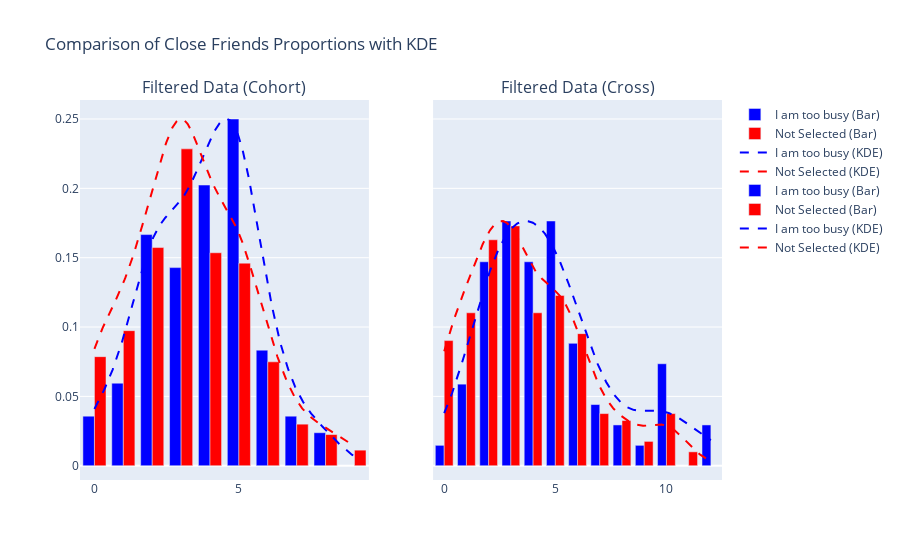

Write notebook code for a chart like this one.
### Code cell
import plotly.graph_objects as go
import numpy as np
from scipy.stats import gaussian_kde
from plotly.subplots import make_subplots

# Helper function to generate the plot for any dataset
def generate_kde_plot(filtered_data, title):
    # Group and count data by 'CONNECTION_social_barriers_too_busy' and 'CONNECTION_social_num_close_friends'
    grouped_data = (
        filtered_data.groupby(["CONNECTION_social_barriers_too_busy", "CONNECTION_social_num_close_friends"])
        .size()
        .reset_index(name="Count")
    )

    # Calculate proportions within each "Too Busy Status" group
    group_totals = grouped_data.groupby("CONNECTION_social_barriers_too_busy")["Count"].transform("sum")
    grouped_data["Proportion"] = grouped_data["Count"] / group_totals

    # Prepare the data for KDE calculation
    busy_data = filtered_data.loc[
        filtered_data["CONNECTION_social_barriers_too_busy"] == "I am too busy", 
        "CONNECTION_social_num_close_friends"
    ]
    not_busy_data = filtered_data.loc[
        filtered_data["CONNECTION_social_barriers_too_busy"] == "Not Selected", 
        "CONNECTION_social_num_close_friends"
    ]

    # Calculate KDE for both groups
    busy_kde = gaussian_kde(busy_data)
    not_busy_kde = gaussian_kde(not_busy_data)

    # Define the x-axis range for KDE
    x_range = np.linspace(
        min(filtered_data["CONNECTION_social_num_close_friends"]),
        max(filtered_data["CONNECTION_social_num_close_friends"]),
        500
    )

    # KDE values
    busy_kde_values = busy_kde(x_range)
    not_busy_kde_values = not_busy_kde(x_range)

    # Create the plot
    fig = go.Figure()

    # Add bar plots for proportions (side-by-side)
    for status, color in zip(["I am too busy", "Not Selected"], ["blue", "red"]):
        status_data = grouped_data[grouped_data["CONNECTION_social_barriers_too_busy"] == status]
        fig.add_trace(
            go.Bar(
                x=status_data["CONNECTION_social_num_close_friends"],
                y=status_data["Proportion"],
                name=f"{status} (Bar)",
                marker=dict(color=color),
            )
        )

    # Add KDE plots
    fig.add_trace(
        go.Scatter(
            x=x_range,
            y=busy_kde_values / busy_kde_values.max() * grouped_data["Proportion"].max(),  # Scale KDE
            mode="lines",
            line=dict(color="blue", dash="dash"),
            name="I am too busy (KDE)",
        )
    )
    fig.add_trace(
        go.Scatter(
            x=x_range,
            y=not_busy_kde_values / not_busy_kde_values.max() * grouped_data["Proportion"].max(),  # Scale KDE
            mode="lines",
            line=dict(color="red", dash="dash"),
            name="Not Selected (KDE)",
        )
    )

    # Update layout
    fig.update_layout(
        title=title,
        xaxis_title="Number of Close Friends",
        yaxis_title="Proportion",
        barmode="group",  # Keep bars side by side
        legend_title="Legend",
    )

    return fig

# Create a subplot with two columns
fig = make_subplots(
    rows=1, cols=2,
    subplot_titles=["Filtered Data (Cohort)", "Filtered Data (Cross)"],
    shared_yaxes=True  # Share y-axis to align the bars and KDE plots
)

# Generate and add traces for filtered_data_cohort (right subplot)
cohort_fig = generate_kde_plot(filtered_data_no_outliers_cohort, "Proportion of Close Friends with KDE: Cohort")
for trace in cohort_fig.data:
    fig.add_trace(trace, row=1, col=1)

# Generate and add traces for filtered_data_cross (left subplot)
cross_fig = generate_kde_plot(filtered_data_no_outliers_cross, "Proportion of Close Friends with KDE: Cross")
for trace in cross_fig.data:
    fig.add_trace(trace, row=1, col=2)

# Update layout for overall figure
fig.update_layout(
    title="Comparison of Close Friends Proportions with KDE",
    showlegend=True,
)

fig.show()

### Figure 1 — Plotly figure (JSON) as saved in the notebook; plotly's stock layout.template omitted (floating-point values rounded to 4 significant figures; data arrays with more than 128 entries replaced by an {"elided": "..."} marker saying what was removed)
{"data": [{"marker": {"color": "blue"}, "name": "I am too busy (Bar)", "type": "bar", "x": [0, 1, 2, 3, 4, 5, 6, 7, 8], "xaxis": "x", "y": [0.03571, 0.05952, 0.1667, 0.1429, 0.2024, 0.25, 0.08333, 0.03571, 0.02381], "yaxis": "y"}, {"marker": {"color": "red"}, "name": "Not Selected (Bar)", "type": "bar", "x": [0, 1, 2, 3, 4, 5, 6, 7, 8, 9], "xaxis": "x", "y": [0.07865, 0.09738, 0.1573, 0.2285, 0.1536, 0.1461, 0.07491, 0.02996, 0.02247, 0.01124], "yaxis": "y"}, {"line": {"color": "blue", "dash": "dash"}, "mode": "lines", "name": "I am too busy (KDE)", "type": "scatter", "x": {"elided": "500 float values"}, "xaxis": "x", "y": {"elided": "500 float values"}, "yaxis": "y"}, {"line": {"color": "red", "dash": "dash"}, "mode": "lines", "name": "Not Selected (KDE)", "type": "scatter", "x": {"elided": "500 float values"}, "xaxis": "x", "y": {"elided": "500 float values"}, "yaxis": "y"}, {"marker": {"color": "blue"}, "name": "I am too busy (Bar)", "type": "bar", "x": [0, 1, 2, 3, 4, 5, 6, 7, 8, 9, 10, 12], "xaxis": "x2", "y": [0.01471, 0.05882, 0.1471, 0.1765, 0.1471, 0.1765, 0.08824, 0.04412, 0.02941, 0.01471, 0.07353, 0.02941], "yaxis": "y2"}, {"marker": {"color": "red"}, "name": "Not Selected (Bar)", "type": "bar", "x": [0, 1, 2, 3, 4, 5, 6, 7, 8, 9, 10, 11], "xaxis": "x2", "y": [0.09023, 0.1103, 0.1629, 0.1729, 0.1103, 0.1228, 0.09524, 0.03759, 0.03258, 0.01754, 0.03759, 0.01003], "yaxis": "y2"}, {"line": {"color": "blue", "dash": "dash"}, "mode": "lines", "name": "I am too busy (KDE)", "type": "scatter", "x": {"elided": "500 float values"}, "xaxis": "x2", "y": {"elided": "500 float values"}, "yaxis": "y2"}, {"line": {"color": "red", "dash": "dash"}, "mode": "lines", "name": "Not Selected (KDE)", "type": "scatter", "x": {"elided": "500 float values"}, "xaxis": "x2", "y": {"elided": "500 float values"}, "yaxis": "y2"}], "layout": {"annotations": [{"font": {"size": 16}, "showarrow": false, "text": "Filtered Data (Cohort)", "x": 0.225, "xanchor": "center", "xref": "paper", "y": 1, "yanchor": "bottom", "yref": "paper"}, {"font": {"size": 16}, "showarrow": false, "text": "Filtered Data (Cross)", "x": 0.775, "xanchor": "center", "xref": "paper", "y": 1, "yanchor": "bottom", "yref": "paper"}], "showlegend": true, "title": {"text": "Comparison of Close Friends Proportions with KDE"}, "xaxis": {"anchor": "y", "domain": [0, 0.45]}, "xaxis2": {"anchor": "y2", "domain": [0.55, 1]}, "yaxis": {"anchor": "x", "domain": [0, 1]}, "yaxis2": {"anchor": "x2", "domain": [0, 1], "matches": "y", "showticklabels": false}}}
